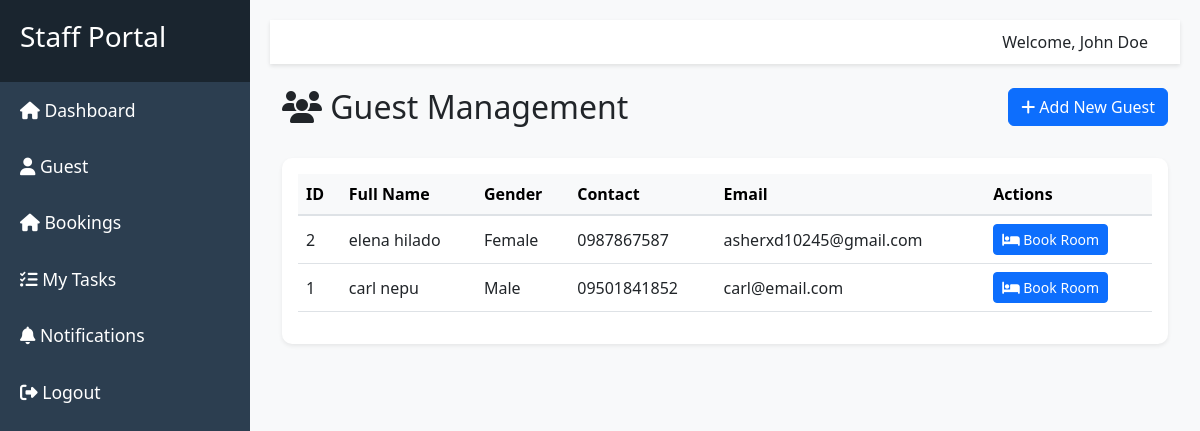
/staff/guest/index.php (signed in), run on the app's committed database.
### tables this page shows
CREATE TABLE IF NOT EXISTS `guest` (
  `guest_id` int(11) NOT NULL AUTO_INCREMENT,
  `account_id` int(11) NOT NULL,
  `fname` varchar(50) NOT NULL,
  `lname` varchar(50) NOT NULL,
  `gender` enum('Male','Female','','') NOT NULL,
  `contact` varchar(15) NOT NULL,
  `email` varchar(50) NOT NULL,
  `created_at` timestamp NOT NULL DEFAULT current_timestamp(),
  `updated_at` timestamp NULL DEFAULT NULL,
  PRIMARY KEY (`guest_id`),
  KEY `guest_assist_fk` (`account_id`)
);

### staff/guest/index.php (the view, shortened to what this page needs)
<?php
include('../../resources/database/config.php');
include("../includes/template.php");
$query = "SELECT * FROM guest ORDER BY created_at DESC";
$result = mysqli_query($conn, $query);
?>
<div class="container-fluid py-4">
    <div class="row mb-4">
        <div class="col-md-6">
            <h2><i class="fas fa-users"></i> Guest Management</h2>
        </div>
        <div class="col-md-6 text-end">
            <a href="create.php" class="btn btn-primary">
                <i class="fas fa-plus"></i> Add New Guest
            </a>
        </div>
    </div>
    <div class="card shadow-sm">
        <div class="card-body">
            <div class="table-responsive">
                <table class="table table-hover">
                    <thead class="table-light">
                        <tr>
                            <th>ID</th>
                            <th>Full Name</th>
                            <th>Gender</th>
                            <th>Contact</th>
                            <th>Email</th>
                            <th>Actions</th>
                        </tr>
                    </thead>
                    <tbody>
                        <?php
                        if (mysqli_num_rows($result) > 0) {
                            while ($row = mysqli_fetch_assoc($result)) {
                                ?>
                                <tr>
                                    <td><?php echo $row['guest_id']; ?></td>
                                    <td><?php echo $row['fname'] . ' ' . $row['lname']; ?></td>
                                    <td><?php echo $row['gender']; ?></td>
                                    <td><?php echo $row['contact']; ?></td>
                                    <td><?php echo $row['email']; ?></td>
                                    <td>
                                        <div class="btn-group">
                                            <a href="../booking/create.php?guest_id=<?php echo $row['guest_id']; ?>"
                                               class="btn btn-sm btn-primary">
                                                <i class="fas fa-bed"></i> Book Room
                                            </a>
                                        </div>
                                    </td>
                                </tr>
                                <?php
                            }
                        } else {
                            ?>
                            <tr>
                                <td colspan="7" class="text-center">No guests found</td>
                            </tr>
                            <?php
                        }
                        ?>
                    </tbody>
                </table>
            </div>
        </div>
    </div>
</div>
<?php
echo "</div></body></html>";
?>

### staff/includes/template.php (style rules this page uses)
:root { --sidebar-width: 250px; --primary-color: #3498db; --secondary-color: #2980b9; }
body { font-family: 'Segoe UI', Tahoma, Geneva, Verdana, sans-serif; background-color: #f8f9fa; }

### staff/guest/index.php (style rules this page uses)
.btn-group .btn { margin-right: 2px; }
.table th { background-color: #f8f9fa; border-bottom: 2px solid #dee2e6; }
.table td { vertical-align: middle; }
.card { border: none; border-radius: 10px; }
.btn-sm { padding: 0.25rem 0.5rem; }

### data on the page
guest: guest_id "2", fname "elena", lname "hilado", gender "Female", contact "0987867587", email "asherxd10245@gmail.com"
guest: guest_id "1", fname "carl", lname "nepu", gender "Male", contact "09501841852", email "carl@email.com"
